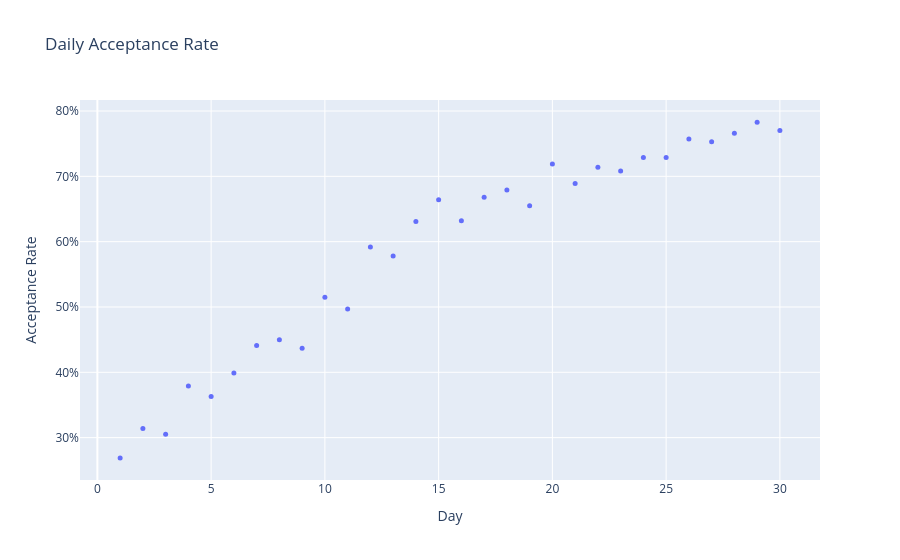

This figure's notebook cell:
### Markdown cell above
## Plotting user outcomes by day

### Code cell
plot_daily_acceptance(sim.telemetry)

### Figure 1 — Plotly figure (JSON) as saved in the notebook; plotly's stock layout.template omitted (floating-point values rounded to 4 significant figures)
{"data": [{"hovertemplate": "Day=%{x}<br>Acceptance Rate=%{y}<extra></extra>", "legendgroup": "", "marker": {"color": "#636efa", "size": 5, "symbol": "circle"}, "mode": "markers", "name": "", "orientation": "v", "showlegend": false, "type": "scatter", "x": [1, 2, 3, 4, 5, 6, 7, 8, 9, 10, 11, 12, 13, 14, 15, 16, 17, 18, 19, 20, 21, 22, 23, 24, 25, 26, 27, 28, 29, 30], "xaxis": "x", "y": [0.269, 0.314, 0.305, 0.379, 0.363, 0.399, 0.441, 0.45, 0.437, 0.515, 0.497, 0.592, 0.578, 0.631, 0.664, 0.632, 0.668, 0.679, 0.655, 0.719, 0.689, 0.714, 0.708, 0.729, 0.729, 0.757, 0.753, 0.766, 0.783, 0.77], "yaxis": "y"}], "layout": {"legend": {"tracegroupgap": 0}, "title": {"text": "Daily Acceptance Rate"}, "xaxis": {"anchor": "y", "domain": [0, 1], "title": {"text": "Day"}}, "yaxis": {"anchor": "x", "domain": [0, 1], "tickformat": ".0%", "title": {"text": "Acceptance Rate"}}}}
